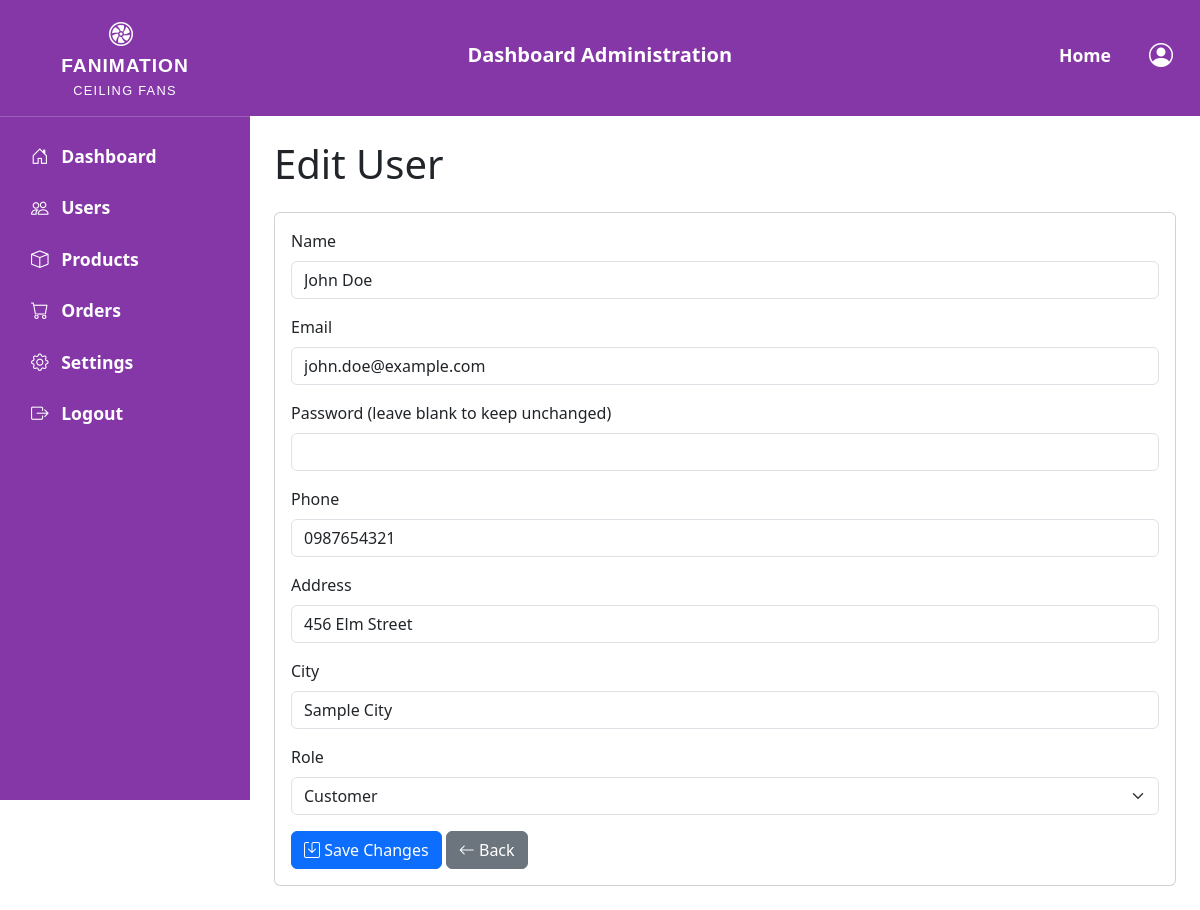
/pages/admin/edit_user.php?id=2 (signed in), run on the app's committed database.
### tables this page shows
CREATE TABLE users (
    id INT AUTO_INCREMENT PRIMARY KEY,
    name VARCHAR(100) NOT NULL,
    email VARCHAR(100) NOT NULL UNIQUE,
    password VARCHAR(255) NOT NULL,
    phone VARCHAR(20),
    address VARCHAR(255),
    city VARCHAR(255),
    role ENUM('customer', 'admin') DEFAULT 'customer',
    created_at TIMESTAMP DEFAULT CURRENT_TIMESTAMP,
    remember_token VARCHAR(255)
)AUTO_INCREMENT = 1;

### includes/config.php (called while the page is built, shortened)
<?php
$base_url = "/Fanimation";
?>

### pages/admin/edit_user.php (the view, shortened to what this page needs)
<?php
include $_SERVER['DOCUMENT_ROOT'] . '/Fanimation/includes/config.php';
$errors = [];
$user = null;
$user_id = isset($_GET['id']) && is_numeric($_GET['id']) ? (int)$_GET['id'] : 0;
if ($user_id > 0) {
    $stmt = mysqli_prepare($conn, "SELECT id, name, email, phone, address, city, role FROM users WHERE id = ?");
    mysqli_stmt_bind_param($stmt, 'i', $user_id);
    mysqli_stmt_execute($stmt);
    $result = mysqli_stmt_get_result($stmt);
    if ($user = mysqli_fetch_assoc($result)) {
    } else {
        $errors[] = 'User not found.';
    }
} else {
    $errors[] = 'Invalid user ID.';
}
?>
<!DOCTYPE html>
<html lang="en">
<head>
    <link href="https://cdn.jsdelivr.net/npm/bootstrap@5.3.3/dist/css/bootstrap.min.css" rel="stylesheet">
    <link rel="stylesheet" href="https://cdn.jsdelivr.net/npm/bootstrap-icons@1.11.3/font/bootstrap-icons.min.css">
    <link rel="stylesheet" href="https://cdnjs.cloudflare.com/ajax/libs/font-awesome/6.6.0/css/all.min.css" />
    <link rel="stylesheet" href="<?= $base_url ?>/assets/css/header.css">
</head>
<body>
    <main class="p-4">
        <h1 class="mb-4">Edit User</h1>
        <div class="card">
            <div class="card-body">
                <?php if ($user): ?>
                    <form method="POST" action="">
                        <div class="mb-3">
                            <label for="name" class="form-label">Name</label>
                            <input type="text" class="form-control" id="name" name="name" value="<?= htmlspecialchars($user['name']); ?>" required>
                        </div>
                        <div class="mb-3">
                            <label for="email" class="form-label">Email</label>
                            <input type="email" class="form-control" id="email" name="email" value="<?= htmlspecialchars($user['email']); ?>" required>
                        </div>
                        <div class="mb-3">
                            <label for="password" class="form-label">Password (leave blank to keep unchanged)</label>
                            <input type="password" class="form-control" id="password" name="password">
                        </div>
                        <div class="mb-3">
                            <label for="phone" class="form-label">Phone</label>
                            <input type="text" class="form-control" id="phone" name="phone" value="<?= htmlspecialchars($user['phone'] ?? ''); ?>">
                        </div>
                        <div class="mb-3">
                            <label for="address" class="form-label">Address</label>
                            <input type="text" class="form-control" id="address" name="address" value="<?= htmlspecialchars($user['address'] ?? ''); ?>">
                        </div>
                        <div class="mb-3">
                            <label for="city" class="form-label">City</label>
                            <input type="text" class="form-control" id="city" name="city" value="<?= htmlspecialchars($user['city'] ?? ''); ?>">
                        </div>
                        <div class="mb-3">
                            <label for="role" class="form-label">Role</label>
                            <select class="form-select" id="role" name="role" required>
                                <option value="customer" <?= $user['role'] === 'customer' ? 'selected' : ''; ?>>Customer</option>
                            </select>
                        </div>
                        <button type="submit" class="btn btn-primary"><i class="bi bi-save"></i> Save Changes</button>
                        <a href="<?= $base_url; ?>/pages/admin/users.php" class="btn btn-secondary"><i class="bi bi-arrow-left"></i> Back</a>
                    </form>
                <?php else: ?>
                    <p class="text-danger">Cannot edit user due to errors.</p>
                    <a href="<?= $base_url; ?>/pages/admin/users.php" class="btn btn-secondary"><i class="bi bi-arrow-left"></i> Back to Users</a>
                <?php endif; ?>
            </div>
        </div>
    </main>
</body>
</html>

### includes/admin/sidebar.php (style rules this page uses)
main { margin-left: 250px; }

### data on the page
users: name "John Doe", email "john.doe@example.com", phone "0987654321", address "456 Elm Street", city "Sample City", role "Customer"
